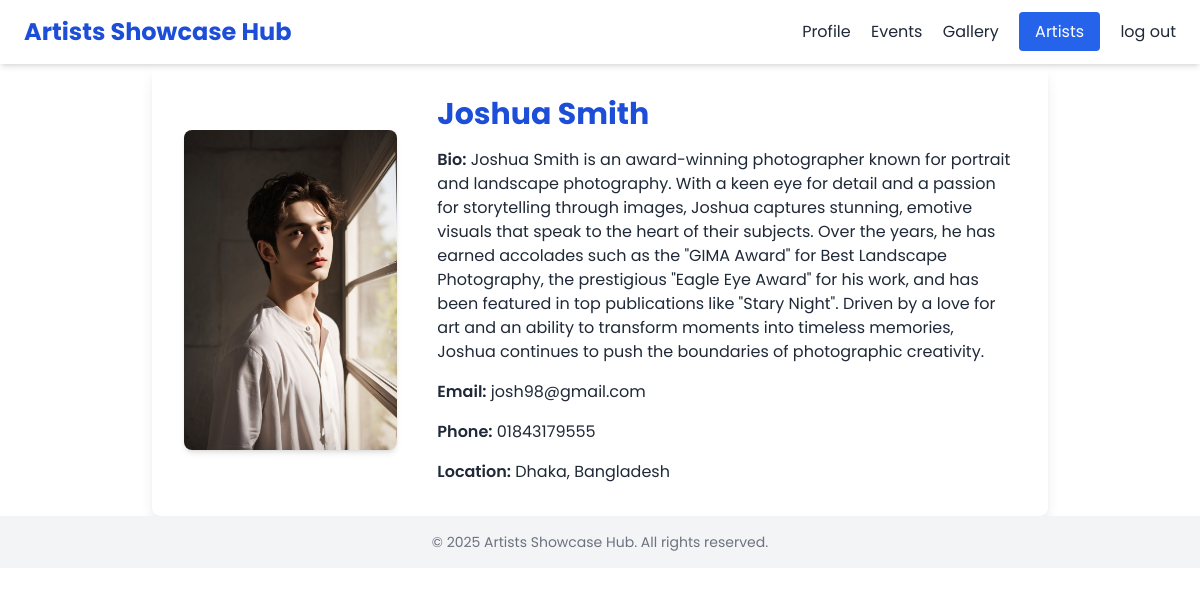
Before: /artist/1/ with the older database file.
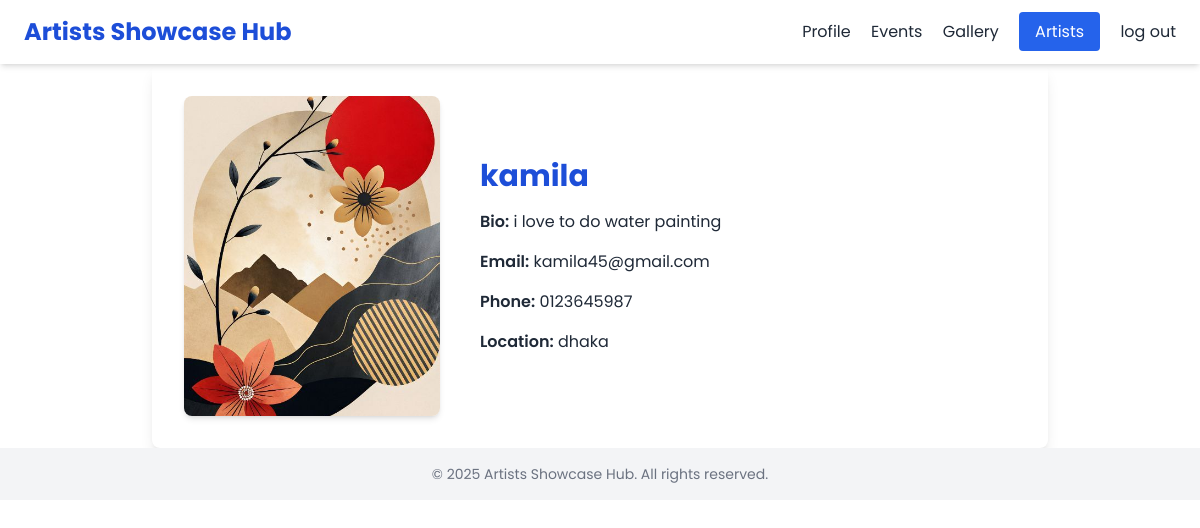
After: the same page with the newer database file.
### hub/models.py (models this page shows, shortened)
class Artist(models.Model):
    artist_id = models.AutoField(primary_key=True)
    name = models.CharField(max_length=100)
    bio = models.TextField()
    profile_picture = models.ImageField(upload_to='artist_pics/')
    email = models.EmailField()
    phone_number = models.CharField(max_length=20, blank=True, null=True)
    location = models.CharField(max_length=100)
    social_links = models.JSONField(blank=True, null=True)  # Store links as JSON (e.g., Instagram, Twitter)
    created_at = models.DateTimeField(auto_now_add=True)
    updated_at = models.DateTimeField(auto_now=True)

### hub/views.py (the view)
# urls.py: path('artist/<int:artist_id>/', views.artist_profile_details, name='artist_profile_details'),
def artist_profile_details(request, artist_id):
    artist = get_object_or_404(Artist, artist_id=artist_id)
    return render(request, 'artist_profile_details.html', {'artist': artist})

### template/artist_profile_details.html (shortened to what this page needs)
<!DOCTYPE html>
<html lang="en">
<head>
  <script src="https://cdn.tailwindcss.com"></script>
</head>
<body class="bg-white text-gray-800">
  <header class="flex justify-between items-center px-6 py-4 shadow-md sticky top-0 bg-white z-50">
    <h1 class="text-2xl font-bold text-blue-700">Artists Showcase Hub</h1>
    <nav class="space-x-4">
       <a href="{% url 'profile' %}" class="hover:text-blue-600">Profile</a>
      <a href="{% url 'event' %}" class="hover:text-blue-600">Events</a>
      <a href="{% url 'gallery' %}" class="hover:text-blue-600">Gallery</a>
      <a href="{% url 'artist_profile' %}" class="bg-blue-600 text-white px-4 py-2 rounded hover:bg-blue-700">Artists</a>
      <a href="{% url 'logout' %}" class="hover:text-blue-600">log out</a>
    </nav>
  </header>
  <section class="px-7 py-13">
    <div class="max-w-4xl mx-auto bg-white shadow-lg rounded-lg p-8 flex flex-col md:flex-row gap-10 items-center">
      <img src="{{ artist.profile_picture.url }}" alt="{{ artist.name }}" class="w-64 h-80 rounded-lg object-cover shadow-md" />
      <div class="space-y-4">
        <h2 class="text-3xl font-bold text-blue-700">{{ artist.name }}</h2>
        <p><span class="font-semibold">Bio:</span> {{ artist.bio }}</p>
        <p><span class="font-semibold">Email:</span> {{ artist.email }}</p>
        <p><span class="font-semibold">Phone:</span> {{ artist.phone_number }}</p>
        <p><span class="font-semibold">Location:</span> {{ artist.location }}</p>
      </div>
    </div>
  </section>
  <footer class="text-center py-4 bg-gray-100 text-sm text-gray-500">
    &copy; 2025 Artists Showcase Hub. All rights reserved.
  </footer>
</body>
</html>

Changed rows visible on the page:
changed Artist: profile_picture: a different picture; name "Joshua Smith" → "kamila"; bio "Joshua Smith is an award-winning photographer known for portrait and landscape photography. With a keen eye for detail and a passion for storytelling through images, Joshua captures stunning, emotive visuals that speak to the heart of their subjects. Over the years, he has earned accolades such as the \"GIMA Award\" for Best Landscape Photography, the prestigious \"Eagle Eye Award\" for his work, and has been featured in top publications like \"Stary Night\". Driven by a love for art and an ability to transform moments into timeless memories, Joshua continues to push the boundaries of photographic creativity." → "i love to do water painting"; email "josh98@gmail.com" → "kamila45@gmail.com"; phone_number "01843179555" → "0123645987"; location "Dhaka, Bangladesh" → "dhaka"
